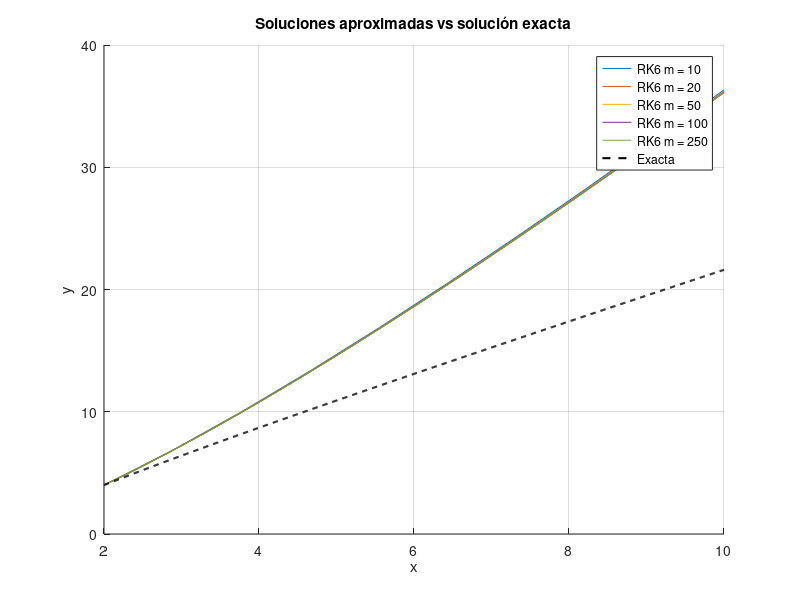

Reproduce this figure in MATLAB.
function pregunta_1()
  clc;
  clear;

  % ===============================
  % Parámetros del problema
  % ===============================
  a = 2;   % Limite inferior del intervalo
  b = 10;   % Limite superior del intervalo 
  y0 = 4;   % Condicion inicial y(a) = y0
  ms = [10, 20, 50, 100, 250];   % Diferentes valores de particion para probar precision

  % ===============================
  % Solución exacta del problema
  % ===============================
  y_exacta = @(x) log(x / 2) + 2 * x;

  % ===============================
  % Crear la figura para graficar
  % ===============================
  figure;
  hold on;
  colors = lines(length(ms));

  % ===============================
  % Ejecutar Runge-Kutta de orden 6 para cada m con el siguiente for
  % ===============================
  for i = 1:length(ms)
    m = ms(i);
    [x, y] = runge_kutta_6(a, b, y0, m); % Aqui se hace la aproximacion numerica
    plot(x, y, 'Color', colors(i,:), 'DisplayName', sprintf('RK6 m = %d', m));
  end


  % ===============================
  % Graficar la solución exacta
  % ===============================
  x_exacto = linspace(a, b, 1000);
  y_exacto = y_exacta(x_exacto);
  plot(x_exacto, y_exacto, 'k--', 'LineWidth', 1.5, 'DisplayName', 'Exacta');

  % ===============================
  % Ajustes del gráfico
  % ===============================
  xlabel('x');
  ylabel('y');
  title('Soluciones aproximadas vs solución exacta');
  legend show;
  grid on;
  hold off;
end

% ==========================================================
% Método de Runge-Kutta de orden 6 para EDO de primer orden
% ==========================================================
function [x, y] = runge_kutta_6(a, b, y0, m)
  h = (b - a) / (m - 1);      % Paso de integracion 
  x = linspace(a, b, m);      % Vector de puntos x equidistantes 
  y = zeros(1, m);            % Inicializar vector de soluciones 
  y(1) = y0;                  % Asignamos la condicion incial 

  % En el siguiente for se realiza el metodo Runge-Kutta de orden 6
  for n = 1:(m - 1)

    % Calculamos las constantes k segun cada formula
    k1 = h * f(x(n), y(n));
    k2 = h * f(x(n) + h/3, y(n) + k1/3);
    k3 = h * f(x(n) + 2*h/5, y(n) + (4*k1 + 6*k2)/25);
    k4 = h * f(x(n) + h/2, y(n) + (k1 - 12*k2 + 15*k3)/4);
    k5 = h * f(x(n) + 2*h/3, y(n) + (6*k1 + 90*k2 - 50*k3 + 8*k4)/81);
    k6 = h * f(x(n) + 4*h/5, y(n) + (6*k1 + 36*k2 + 10*k3 + 8*k4)/75);

    % Calculamos el valor siguiente de y usando combinacion lineal de las k 
    y(n + 1) = y(n) + (23*k1 + 125*k2 - 81*k3 + 125*k6)/192;
  end
end

% ==========================================================
% Función derivada del problema (definida por el enunciado)
% f(x, y) = (x + y) / x
% ==========================================================
function dy = f(x, y)
  dy = (x + y) / x;
end

